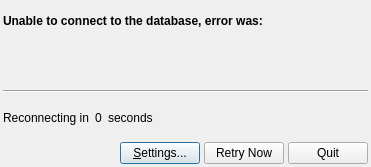
<ui version="4.0" >
 <author></author>
 <comment></comment>
 <exportmacro></exportmacro>
 <class>LostConnectionDialogUI</class>
 <widget class="QDialog" name="LostConnectionDialogUI" >
  <property name="geometry" >
   <rect>
    <x>0</x>
    <y>0</y>
    <width>371</width>
    <height>167</height>
   </rect>
  </property>
  <property name="windowTitle" >
   <string>Database Disconnected</string>
  </property>
  <layout class="QVBoxLayout" >
   <property name="margin" >
    <number>3</number>
   </property>
   <property name="spacing" >
    <number>6</number>
   </property>
   <item>
    <widget class="QLabel" name="textLabel5" >
     <property name="text" >
      <string>&lt;b>Unable to connect to the database, error was:&lt;/b></string>
     </property>
    </widget>
   </item>
   <item>
    <widget class="QLabel" name="mErrorLabel" >
     <property name="text" >
      <string/>
     </property>
    </widget>
   </item>
   <item>
    <widget class="Line" name="line1" >
     <property name="frameShape" >
      <enum>QFrame::HLine</enum>
     </property>
     <property name="frameShadow" >
      <enum>QFrame::Sunken</enum>
     </property>
     <property name="orientation" >
      <enum>Qt::Horizontal</enum>
     </property>
    </widget>
   </item>
   <item>
    <layout class="QHBoxLayout" >
     <property name="margin" >
      <number>0</number>
     </property>
     <property name="spacing" >
      <number>6</number>
     </property>
     <item>
      <widget class="QLabel" name="textLabel6" >
       <property name="sizePolicy" >
        <sizepolicy>
         <hsizetype>4</hsizetype>
         <vsizetype>5</vsizetype>
         <horstretch>0</horstretch>
         <verstretch>0</verstretch>
        </sizepolicy>
       </property>
       <property name="text" >
        <string>Reconnecting in</string>
       </property>
      </widget>
     </item>
     <item>
      <widget class="QLabel" name="mSecondsLabel" >
       <property name="sizePolicy" >
        <sizepolicy>
         <hsizetype>4</hsizetype>
         <vsizetype>5</vsizetype>
         <horstretch>0</horstretch>
         <verstretch>0</verstretch>
        </sizepolicy>
       </property>
       <property name="text" >
        <string>0</string>
       </property>
      </widget>
     </item>
     <item>
      <widget class="QLabel" name="textLabel8" >
       <property name="text" >
        <string>seconds</string>
       </property>
      </widget>
     </item>
    </layout>
   </item>
   <item>
    <layout class="QHBoxLayout" >
     <property name="margin" >
      <number>0</number>
     </property>
     <property name="spacing" >
      <number>4</number>
     </property>
     <item>
      <spacer>
       <property name="orientation" >
        <enum>Qt::Horizontal</enum>
       </property>
       <property name="sizeType" >
        <enum>QSizePolicy::Expanding</enum>
       </property>
       <property name="sizeHint" >
        <size>
         <width>50</width>
         <height>20</height>
        </size>
       </property>
      </spacer>
     </item>
     <item>
      <widget class="QPushButton" name="mSettingsButton" >
       <property name="text" >
        <string>&amp;Settings...</string>
       </property>
       <property name="shortcut" >
        <string>Alt+S</string>
       </property>
      </widget>
     </item>
     <item>
      <widget class="QPushButton" name="mRetryButton" >
       <property name="text" >
        <string>Retry Now</string>
       </property>
      </widget>
     </item>
     <item>
      <widget class="QPushButton" name="mExitButton" >
       <property name="minimumSize" >
        <size>
         <width>80</width>
         <height>0</height>
        </size>
       </property>
       <property name="text" >
        <string>Quit</string>
       </property>
      </widget>
     </item>
    </layout>
   </item>
  </layout>
 </widget>
 <layoutdefault spacing="6" margin="11" />
 <resources/>
 <connections/>
</ui>
